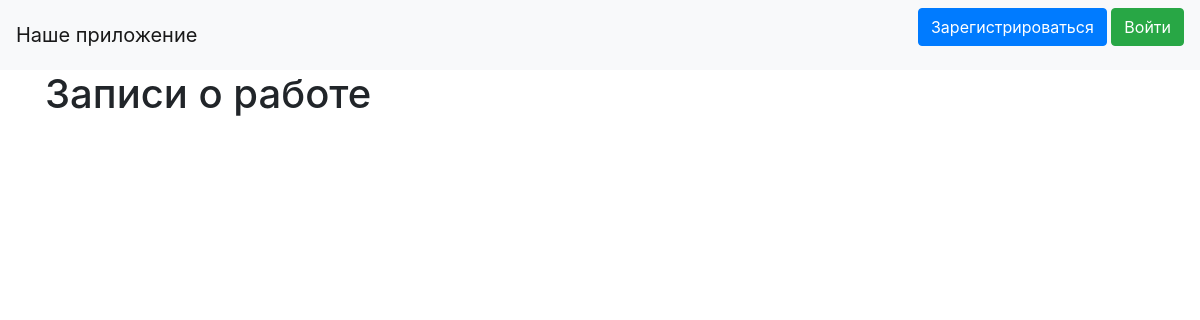
/, run on an earlier commit of the app's database.
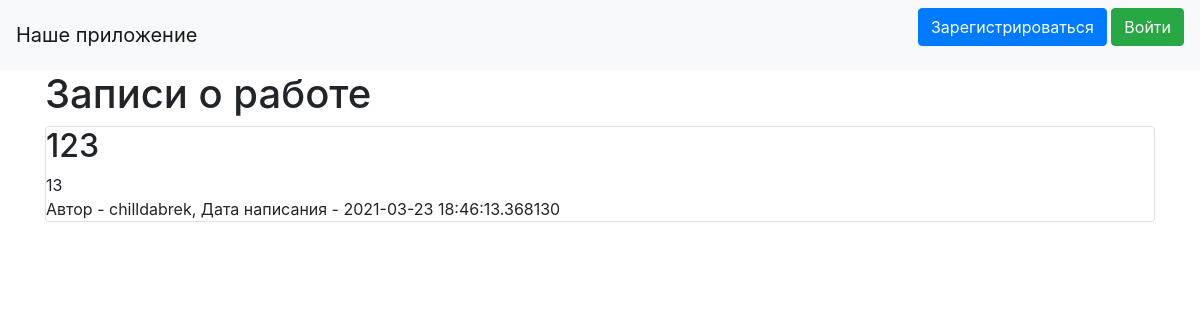
And on a later commit of the database.
### data/news.py (models this page shows)
class News(SqlAlchemyBase, SerializerMixin):
    __tablename__ = 'news'
    id = sqlalchemy.Column(sqlalchemy.Integer, primary_key=True, autoincrement=True)
    title = sqlalchemy.Column(sqlalchemy.String, nullable=True)
    content = sqlalchemy.Column(sqlalchemy.String, nullable=True)
    created_date = sqlalchemy.Column(sqlalchemy.DateTime, default=datetime.datetime.now)
    is_private = sqlalchemy.Column(sqlalchemy.Boolean, default=True)
    user_id = sqlalchemy.Column(sqlalchemy.Integer, sqlalchemy.ForeignKey("users.id"))
    user = orm.relation('User')
    categories = orm.relation("Category",
                              secondary="association",
                              backref="news")

### data/users.py (models this page shows, shortened)
class User(SqlAlchemyBase, UserMixin, SerializerMixin):
    __tablename__ = 'users'
    id = sqlalchemy.Column(sqlalchemy.Integer, primary_key=True, autoincrement=True)
    name = sqlalchemy.Column(sqlalchemy.String, nullable=True)
    about = sqlalchemy.Column(sqlalchemy.String, nullable=True)
    email = sqlalchemy.Column(sqlalchemy.String, index=True, unique=True, nullable=True)
    hashed_password = sqlalchemy.Column(sqlalchemy.String, nullable=True)
    created_date = sqlalchemy.Column(sqlalchemy.DateTime, default=datetime.datetime.now)
    news = orm.relation("News", back_populates='user')

### main.py (the view)
@app.route("/")
def index():
    db_sess = db_session.create_session()
    if current_user.is_authenticated:
        news = db_sess.query(News).filter(
            (News.user == current_user) | (News.is_private != True))
    else:
        news = db_sess.query(News).filter(News.is_private != True)
    return render_template("index.html", news=news)

### data/db_session.py (called while the page is built)
def create_session() -> Session:
    global __factory
    return __factory()

### templates/index.html (shortened to what this page needs)
{% extends "base.html" %}
{% block content %}
<h1>Записи о работе</h1>
{% for item in news%}
<div class="col-md6 border rounded">
    <h2>{{item.title}}</h2>
    <div>
        {{item.content}}
    </div>
    <div>
        Автор - {{item.user.name}}, Дата написания - {{item.created_date}}
    </div>
</div>
{% endfor %}
{% endblock %}

What changed in the data, as far as the page shows it:
added News: title "123", content "13", user.name "chilldabrek", created_date "2021-03-23 18:46:13.368130"
